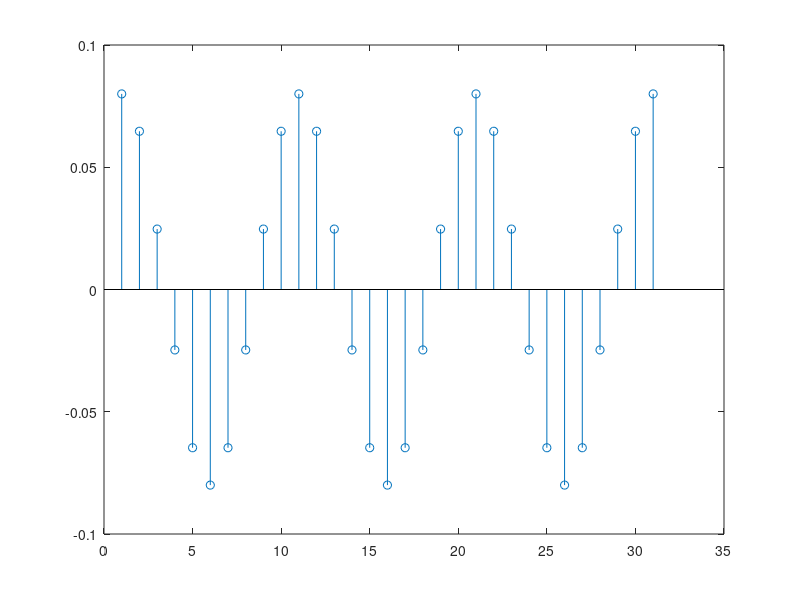
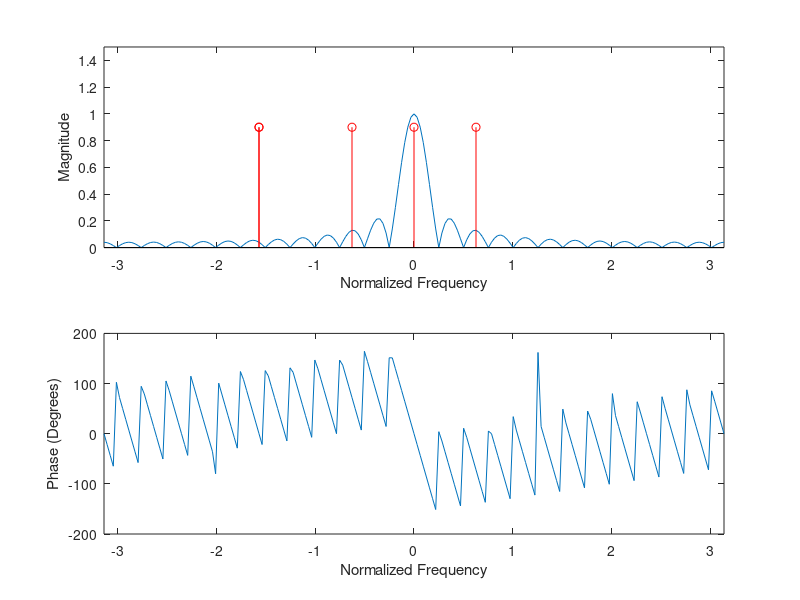
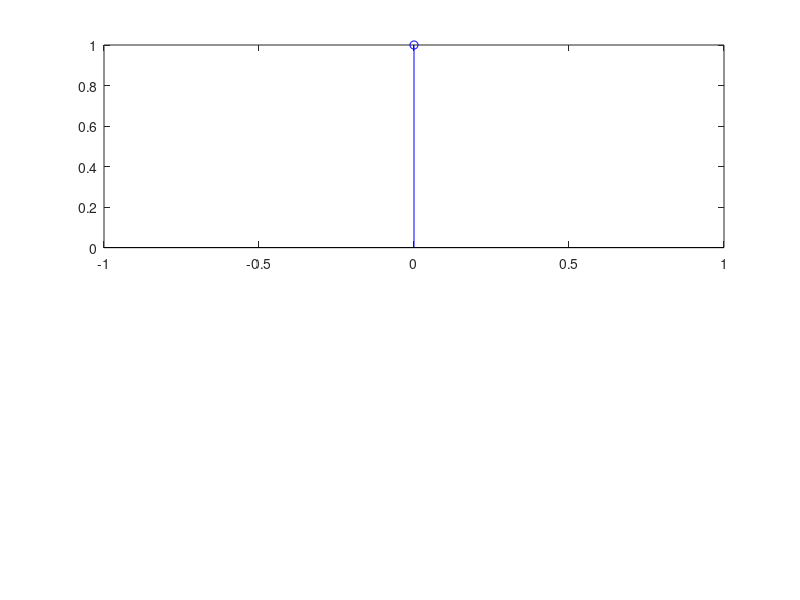

The MATLAB source for these figures, in order: (Note: this script raises an error after producing the figures.)
%% Joshua Harthan
% EELE477 Lab #14
% 3 Warmup
% 3.1 Create a BAndpass Filter (BPF)
% (a)

l = 25;
wc = 0.2 * pi;
n = 0:1:30;
ww = -pi : (pi/100): pi;


hh = (2./25) * cos(wc*n);

ha = ones(1,l)/l;

HH = freqz(ha,1,ww);

figure();
stem(hh);

figure();
subplot(2,1,1);
plot(ww,(abs(HH))); hold on
hold on, stem(pi*[-0.5,-0.2,0,0.2,-.5],0.9*ones(1,5),'r'), hold off;
axis([-pi pi 0 1.5]);
xlabel("Normalized Frequency");
ylabel("Magnitude");

subplot(2,1,2);
plot(ww,angle(HH)*180/pi); 
axis([-pi pi -200 200]);
xlabel("Normalized Frequency");
ylabel("Phase (Degrees)");

%% 3 Warmup 
% 3.4 Filtering a Signal
l = 25;
wc = 0.2 * pi;
n = 0:1:600;
ww = -pi : (pi/100) : pi;

figure();
for r = n
    if r >= 0 && r < 200
        h1 = (2/l) * cos(wc*r);
        x1 = cos(0.5.*pi.*r);
        H1 = freqz(h1,1,ww);
        subplot(2,1,1);
        stem(r,x1,"blue"); hold on
        y1 = firfilt(x1,h1);
        Y1 = freqz(y1,1,ww);
        subplot(2,1,2);
        stem(r,y1,"r."); hold on
    elseif r >= 200 && r < 400
        h2 = (2/l) * cos(wc*r);
        x2 = 2;
        H2 = freqz(h2,1,ww);
        subplot(2,1,1);
        stem(r,x2,"blue"); hold on
        y2 = firfilt(x2,h2);
        Y2 = freqz(y2,1,ww);
        subplot(2,1,2);
        stem(r,y2,"r."); hold on
    elseif r >= 400 && r < 600
        h3 = (2/l) * cos(wc*r); 
        x3 = 0.5.*cos(0.2.*pi.*r);
        H3 = freqz(h3,1,ww);
        subplot(2,1,1);
        stem(r,x3,"blue"); hold on
        y3 = firfilt(x3,h3);
        Y3 = freqz(y3,1,ww);
        Y3(101) = Y3(100);
        subplot(2,1,2);
        stem(r,y3,"r."); hold on
    end
end
hold off
title("Plot of x[n]");
xlabel("Plot of y[n]");


%% 4 Lab Exercises - Bandpass Filter Design
% 4.2 A Better Bandpass Filter
ww = [0 0.1*pi .25*pi .4*pi .5*pi .75*pi];
w = .25*pi;
L = 41;
n = 0:1:(L-1);
hh = (0.54 - 0.46.*cos((2.*pi.*n)./(L-1))).*cos(w.*(n-(L-1)./2));

HH = freqz(hh);

xx = 2+2*cos(0.1*pi*n + pi/3)+cos(0.25*pi*n-pi/3);

yy = firfilt(hh,xx);

figure();
plot(yy);
title("Plot of Output Signal");

figure();
subplot(2,1,1);
plot(abs(HH)/(2*pi));
axis([0 250 0 4]);
ylabel("Magnitude");
title("Magnitude Plot of the Hamming BPF");

subplot(2,1,2);
plot(angle(HH)*180/pi); 
axis([0 250 -200 200]);
ylabel("Phase (Degrees)");
title("Phase Plot of the Hamming BPF");

%% 5 Lab Exercises - Piano Note Decoding
% 5.2 Bandpass Filter Bank Design
w = .25*pi;
L = 41;
n = 0:1:(L-1);
hh = (0.54 - 0.46.*cos((2.*pi.*n)./(L-1))).*cos(w.*(n-(L-1)./2));

figure();

bpfbank(hh,21,0.1*pi);
bpfbank(hh,L,w);
bpfbank(hh,61,.4*pi);
bpfbank(hh,81,.5*pi);
bpfbank(hh,101,.75*pi);
hold off
title("Plot of BPF Bank");


%% 5 Lab Exercises - Piano Note Decoding
% 5.3 Piano Octave Decoding
fs = 8000;

nn = 0:1/fs:.85;

figure();
for r = nn
    if r >= 0 && r < .25
        x1 = cos(2.*pi.*(220).*r);
    elseif r >= .3 && r < .55
        x2 = cos(2.*pi.*(880).*r);
    elseif r >= .6 && r < .85
        x3 = cos(2.*pi.*(440).*r) + cos(2.*pi.*(1760).*r);
    end
end

xx = x1+x2+x3;

w = .25*pi;
L = 41;
n = 0:1:(L-1);
hh = (0.54 - 0.46.*cos((2.*pi.*n)./(L-1))).*cos(w.*(n-(L-1)./2));

b1 = bpfbank(hh,21,0.1*pi);
b2 = bpfbank(hh,L,w);
b3 = bpfbank(hh,61,.4*pi);
b4 = bpfbank(hh,81,.5*pi);
b5 = bpfbank(hh,101,.75*pi);

aa = firfilt(xx,b1);
ab = firfilt(xx,b2);
ac = firfilt(xx,b3);
ad = firfilt(xx,b4);
ae = firfilt(xx,b5);
hold off

figure();
plot(aa);
title("Filtered Signal Through First BPF Filter");
figure();
plot(ab);
title("Filtered Signal Through Second BPF Filter");
figure();
plot(ac);
title("Filtered Signal Through Third BPF Filter");
figure();
plot(ad);
title("Filtered Signal Through Fourth BPF Filter");
figure();
plot(ae);
title("Filtered Signal Through Fifth BPF Filter");